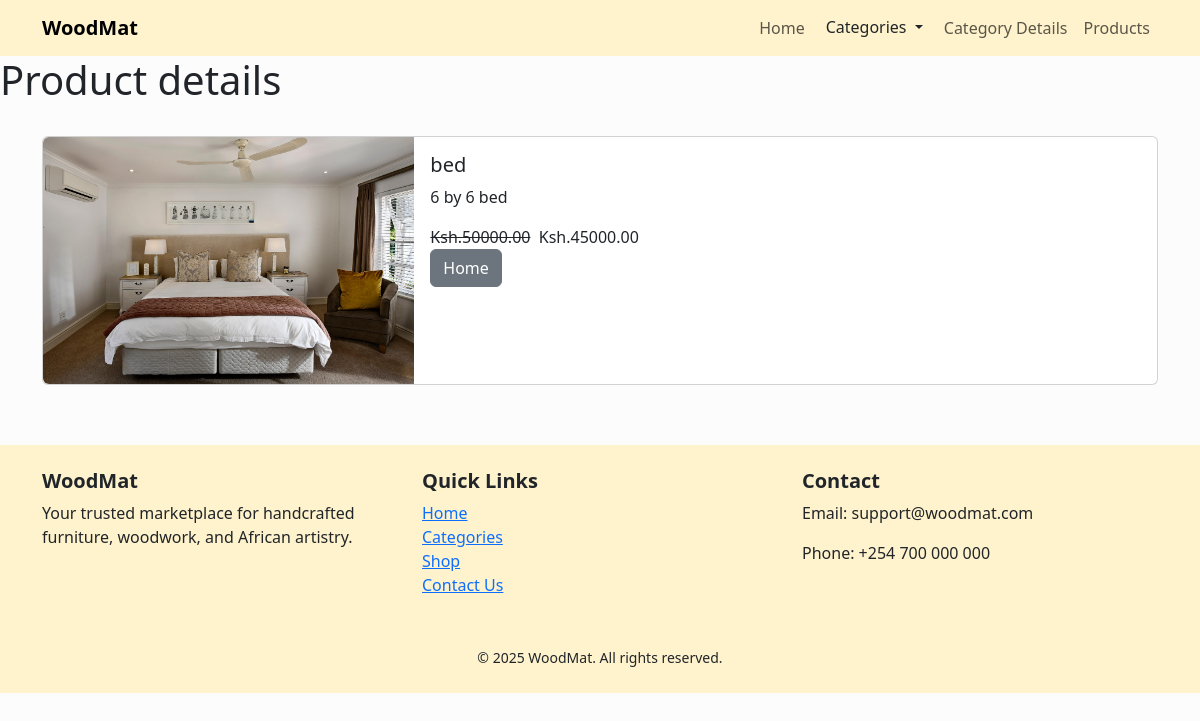
Screenshot of /product_detail/6/ with the database file from the repository.
### woodmat/models.py (models this page shows, shortened)
class Product(models.Model):
  name=models.CharField(max_length=50)
  price=models.DecimalField(default=0,decimal_places=2,max_digits=8)
  category=models.ForeignKey(Category, on_delete=models.CASCADE,default=1)
  description=models.CharField(max_length=250,default='',null=True)
  image=models.ImageField(upload_to='products/')
  is_sale = models.BooleanField(default=False)      # <- add this
  sale_price = models.DecimalField(default=0, decimal_places=2, max_digits=8 )

### woodmat/views.py (the view)
# urls.py: path('product_detail/<int:pk>/', views.product_detail, name="product_detail"),
def product_detail(request,pk):
  product = get_object_or_404(Product, id=pk)
  return render(request,'product_detail.html',{'product': product})

### woodmat/templates/product_detail.html (shortened to what this page needs)
{% extends "base.html" %}
{% load static %}
 {% block content%}
    <h1>Product details</h1> <br>
    <div class="container">
        <div class="card mb-3" >
  <div class="row g-0">
    <div class="col-md-4">
      <img src="{{product.image.url}}" class="img-fluid rounded-start" alt="...">
    </div>
    <div class="col-md-8">
      <div class="card-body align-center">
        <h5 class="card-title">{{product.name}}</h5>
        <p class="card-text">{{product.description}}</p>
        {%if product.is_sale%}
           <span class="price"><strike>Ksh.{{ product.price }}</strike></span>
          <span class="price">
            &nbsp;Ksh.{{ product.sale_price }}</span>
        {% else %}
            Ksh.{{ product.sale_price }}
        {% endif %}
        <br>
        <a href="{% url 'index'%}" class="btn btn-secondary">Home</a>
      </div>
    </div>
  </div>
</div>
    </div>
{% endblock content %}

### rows the page displays
Product: image (picture), name "bed", description "6 by 6 bed", price "50000.00", sale_price "45000.00"
